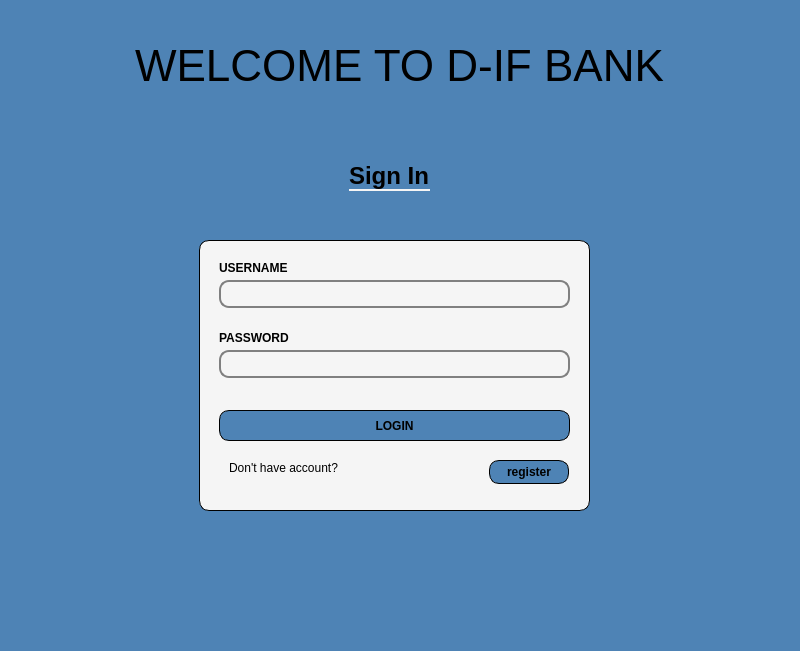
<?xml version="1.0" encoding="UTF-8"?>
<ui version="4.0">
 <class>login</class>
 <widget class="QWidget" name="login">
  <property name="geometry">
   <rect>
    <x>0</x>
    <y>0</y>
    <width>800</width>
    <height>651</height>
   </rect>
  </property>
  <property name="windowTitle">
   <string>Form</string>
  </property>
  <widget class="QStackedWidget" name="stackedWidget">
   <property name="geometry">
    <rect>
     <x>-1</x>
     <y>0</y>
     <width>801</width>
     <height>651</height>
    </rect>
   </property>
   <property name="styleSheet">
    <string notr="true">background:rgb(78, 131, 181);</string>
   </property>
   <widget class="QWidget" name="page">
    <widget class="QLabel" name="title">
     <property name="geometry">
      <rect>
       <x>350</x>
       <y>160</y>
       <width>81</width>
       <height>31</height>
      </rect>
     </property>
     <property name="styleSheet">
      <string notr="true">border-bottom : 2px solid #f5f5f5;
font-size : 24px;
font-weight: bold;
</string>
     </property>
     <property name="text">
      <string>Sign In</string>
     </property>
    </widget>
    <widget class="QLabel" name="brand">
     <property name="geometry">
      <rect>
       <x>0</x>
       <y>0</y>
       <width>801</width>
       <height>131</height>
      </rect>
     </property>
     <property name="styleSheet">
      <string notr="true">font-size : 44px;
font weight : bold;</string>
     </property>
     <property name="text">
      <string>WELCOME TO D-IF BANK</string>
     </property>
     <property name="alignment">
      <set>Qt::AlignCenter</set>
     </property>
    </widget>
    <widget class="QFrame" name="frame">
     <property name="geometry">
      <rect>
       <x>200</x>
       <y>240</y>
       <width>391</width>
       <height>271</height>
      </rect>
     </property>
     <property name="styleSheet">
      <string notr="true">background : #f5f5f5;
border : 1px solid black;
border-radius : 10px;</string>
     </property>
     <property name="frameShape">
      <enum>QFrame::StyledPanel</enum>
     </property>
     <property name="frameShadow">
      <enum>QFrame::Raised</enum>
     </property>
     <widget class="QLabel" name="label">
      <property name="geometry">
       <rect>
        <x>20</x>
        <y>20</y>
        <width>71</width>
        <height>16</height>
       </rect>
      </property>
      <property name="styleSheet">
       <string notr="true">background : #f5f5f5;
color: black;
font-weight : bold;
border : none;</string>
      </property>
      <property name="text">
       <string>USERNAME</string>
      </property>
     </widget>
     <widget class="QLabel" name="label_3">
      <property name="geometry">
       <rect>
        <x>30</x>
        <y>220</y>
        <width>111</width>
        <height>16</height>
       </rect>
      </property>
      <property name="styleSheet">
       <string notr="true">color : black;
border : none;
</string>
      </property>
      <property name="text">
       <string>Don't have account?</string>
      </property>
     </widget>
     <widget class="QPushButton" name="pushButton">
      <property name="geometry">
       <rect>
        <x>20</x>
        <y>170</y>
        <width>351</width>
        <height>31</height>
       </rect>
      </property>
      <property name="styleSheet">
       <string notr="true">background:rgb(78, 131, 181);
font-weight : bold ;
border-radius : 10px;</string>
      </property>
      <property name="text">
       <string>LOGIN</string>
      </property>
     </widget>
     <widget class="QLineEdit" name="lineEdit_2">
      <property name="geometry">
       <rect>
        <x>20</x>
        <y>110</y>
        <width>351</width>
        <height>28</height>
       </rect>
      </property>
      <property name="styleSheet">
       <string notr="true">background : #f5f5f5;
border : 2px solid grey;
border-radius : 10px;
font-size : 14px;
padding-left: 5px;</string>
      </property>
      <property name="echoMode">
       <enum>QLineEdit::Password</enum>
      </property>
     </widget>
     <widget class="QLineEdit" name="lineEdit">
      <property name="geometry">
       <rect>
        <x>20</x>
        <y>40</y>
        <width>351</width>
        <height>28</height>
       </rect>
      </property>
      <property name="styleSheet">
       <string notr="true">background : #f5f5f5;
border : 2px solid grey;
border-radius : 10px;
font-size : 14px;
padding-left: 5px;</string>
      </property>
     </widget>
     <widget class="QLabel" name="label_2">
      <property name="geometry">
       <rect>
        <x>20</x>
        <y>90</y>
        <width>71</width>
        <height>16</height>
       </rect>
      </property>
      <property name="styleSheet">
       <string notr="true">background : #f5f5f5;
color: black;
font-weight : bold;
border : none;</string>
      </property>
      <property name="text">
       <string>PASSWORD</string>
      </property>
     </widget>
     <widget class="QPushButton" name="pushButton_2">
      <property name="geometry">
       <rect>
        <x>290</x>
        <y>220</y>
        <width>80</width>
        <height>24</height>
       </rect>
      </property>
      <property name="styleSheet">
       <string notr="true">background:rgb(78, 131, 181);
font-weight : bold ;
border-radius : 10px;</string>
      </property>
      <property name="text">
       <string>register</string>
      </property>
     </widget>
    </widget>
   </widget>
   <widget class="QWidget" name="page_2"/>
  </widget>
 </widget>
 <resources/>
 <connections/>
</ui>
